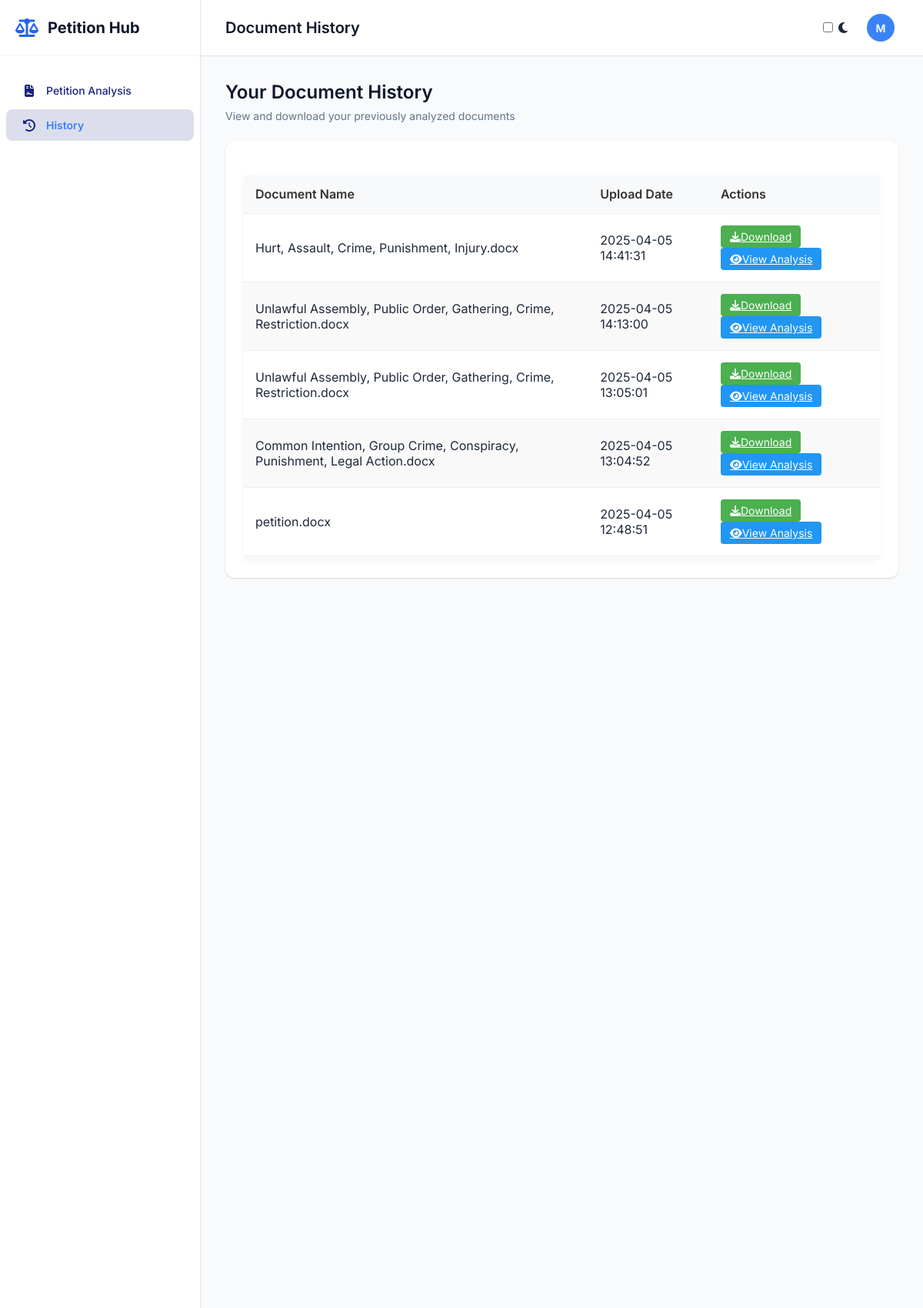
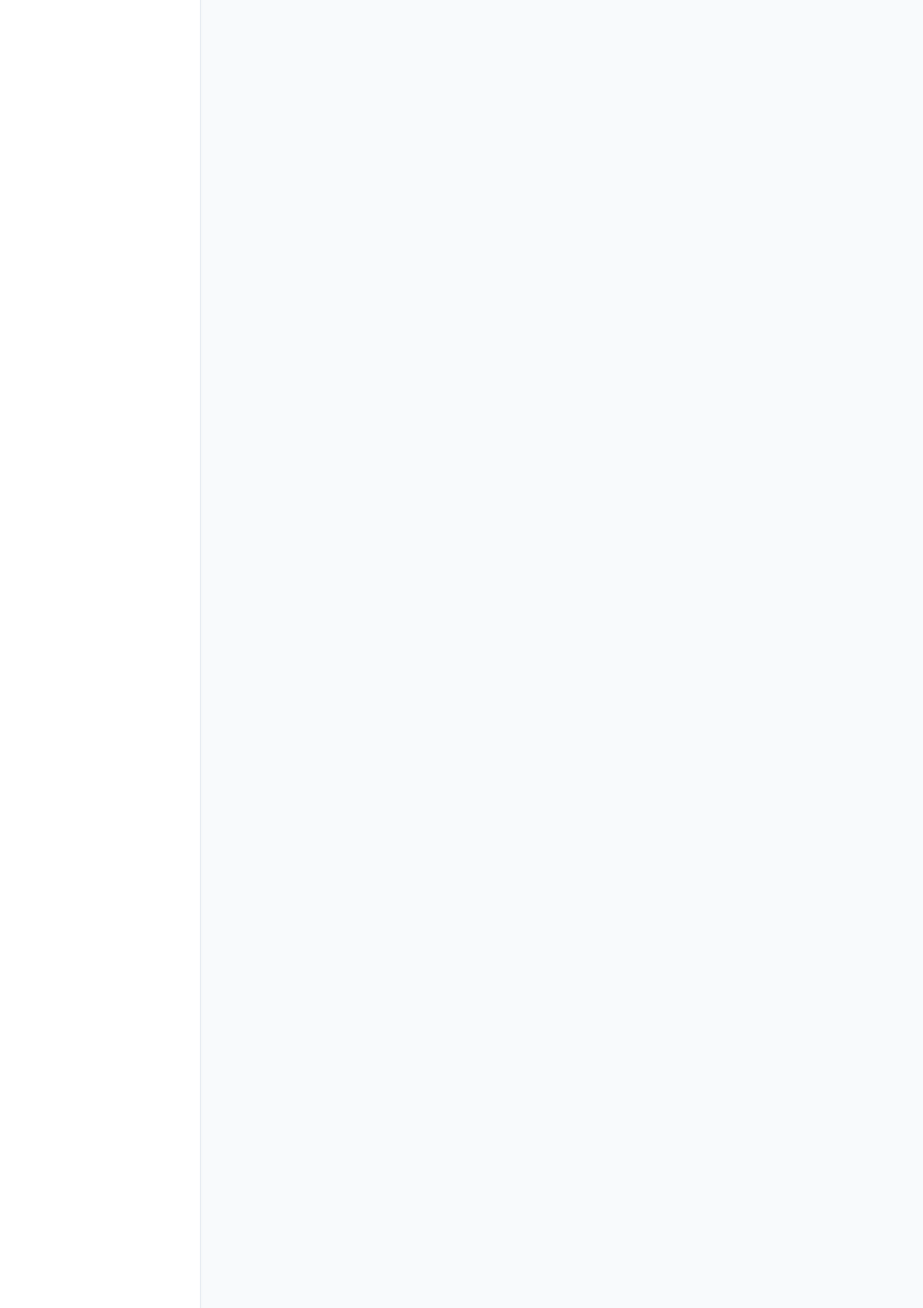
Screenshot of /history (signed in, upper part) with the database file from the repository (2 pictures, top to bottom).
### tables this page shows
CREATE TABLE document_history (
                        doc_id TEXT PRIMARY KEY,
                        user_id INTEGER NOT NULL,
                        filename TEXT NOT NULL,
                        original_filename TEXT NOT NULL,
                        upload_date TIMESTAMP NOT NULL,
                        analysis_results TEXT,
                        file_path TEXT NOT NULL,
                        FOREIGN KEY (user_id) REFERENCES users (user_id)
                    );

### app.py (the view)
@app.route('/history')
def history():
    if 'username' not in session:
        return redirect(url_for('login'))
    documents = get_user_documents(session['username'])
    return render_template('history.html', username=session['username'], documents=documents)

### db_connection.py (called while the page is built)
def create_connection(db_file):
    os.makedirs(os.path.dirname(db_file), exist_ok=True)
    conn = None
    try:
        conn = sqlite3.connect(db_file)
        return conn
    except sqlite3.Error as e:
        print(f"Database connection error: {e}")
    return conn

def get_user_id(username):
    db_path = os.path.join(os.path.dirname(__file__), 'database.db')
    conn = create_connection(db_path)
    if conn is None:
        print("Failed to create database connection.")
        return None
    with conn:
        cur = conn.cursor()
        cur.execute("SELECT user_id FROM users WHERE username=?", (username,))
        result = cur.fetchone()
        return result[0] if result else None

def get_user_documents(username):
    user_id = get_user_id(username)
    if not user_id:
        return []
    db_path = os.path.join(os.path.dirname(__file__), 'database.db')
    conn = create_connection(db_path)
    if conn is None:
        print("Failed to create database connection.")
        return []
    with conn:
        cur = conn.cursor()
        cur.execute(
            "SELECT doc_id, original_filename, upload_date, file_path FROM document_history WHERE user_id=? ORDER BY upload_date DESC",
            (user_id,)
        )
        return cur.fetchall()

### templates/history.html (shortened to what this page needs)
<!DOCTYPE html>
<html lang="en">
<head>
    <link rel="stylesheet" href="{{ url_for('static', filename='style.css') }}">
    <link rel="stylesheet" href="https://cdnjs.cloudflare.com/ajax/libs/font-awesome/6.4.0/css/all.min.css">
</head>
<body class="home-body">
    <div class="app-container">
        <aside class="sidebar">
            <div class="sidebar-header">
                <div class="logo">
                    <i class="fas fa-scale-balanced"></i>
                    <span>Petition Hub</span>
                </div>
            </div>
            <nav class="sidebar-nav">
                <ul>
                    <li><a href="{{ url_for('home') }}"><i class="fas fa-file-contract"></i> Petition Analysis</a></li>
                    <li class="active"><a href="{{ url_for('history') }}"><i class="fas fa-history"></i> History</a></li>
                </ul>
            </nav>
        </aside>
        <main class="main-content">
            <header class="top-header">
                <div class="page-title">
                    <h1>Document History</h1>
                </div>
                <div class="user-profile">
                    <div class="theme-switch">
                        <input type="checkbox" id="theme-toggle">
                        <label for="theme-toggle">
                            <i class="fas fa-moon"></i>
                        </label>
                    </div>
                    <div class="user-info" onclick="toggleProfilePopup()">
                        <div class="avatar">
                            <span>{{ username[0] | upper }}</span>
                        </div>
                    </div>
                </div>
            </header>
            <div class="dashboard">
                <div class="dashboard-header">
                    <h2>Your Document History</h2>
                    <p>View and download your previously analyzed documents</p>
                </div>
                <div class="card">
                    <div class="card-content">
                        {% if documents and documents|length > 0 %}
                        <div class="table-container">
                            <table class="history-table">
                                <thead>
                                    <tr>
                                        <th>Document Name</th>
                                        <th>Upload Date</th>
                                        <th>Actions</th>
                                    </tr>
                                </thead>
                                <tbody>
                                    {% for doc in documents %}
                                    <tr>
                                        <td>{{ doc[1] }}</td>
                                        <td>{{ doc[2] }}</td>
                                        <td>
                                            <a href="{{ url_for('download_document', doc_id=doc[0]) }}" class="action-btn download-btn">
                                                <i class="fas fa-download"></i> Download
                                            </a>
                                            <a href="{{ url_for('view_analysis', doc_id=doc[0]) }}" class="action-btn view-btn">
                                                <i class="fas fa-eye"></i> View Analysis
                                            </a>
                                        </td>
                                    </tr>
                                    {% endfor %}
                                </tbody>
                            </table>
                        </div>
                        {% endif %}
                    </div>
                </div>
            </div>
        </main>
    </div>
</body>
</html>

### static/style.css (style rules this page uses)
body { font-family: 'Inter', 'Segoe UI', 'Roboto', sans-serif; background: linear-gradient(135deg, #f5f7fa 0%, #c3cfe2 100%); margin: 0; padding: 0; display: flex; justify-content: center; align-items: center; min-height: 100vh; color: #333; }
h1 { color: #333; font-size: 28px; margin-bottom: 20px; }
body { font-family: Arial, sans-serif; }
.home-body { display: block; background: #f8fafc; min-height: 100vh; margin: 0; padding: 0; font-family: 'Inter', sans-serif; color: #1e293b; }
.app-container { display: flex; width: 100%; height: 100vh; overflow: hidden; }
.sidebar { width: 260px; background: #ffffff; border-right: 1px solid #e2e8f0; display: flex; flex-direction: column; height: 100%; box-shadow: 0 1px 3px rgba(0, 0, 0, 0.05); z-index: 10; }
.sidebar-header { padding: 24px 20px; border-bottom: 1px solid #f1f5f9; }
.logo { display: flex; align-items: center; font-weight: 700; font-size: 20px; color: #0f172a; }
.logo i { font-size: 24px; margin-right: 12px; color: #2563eb; }
.sidebar-nav { flex: 1; padding: 20px 0; overflow-y: auto; }
.sidebar-nav ul { list-style: none; padding: 0; margin: 0; }
.sidebar-nav li { margin-bottom: 2px; }
.sidebar-nav a { display: flex; align-items: center; padding: 12px 20px; color: #64748b; text-decoration: none; font-weight: 500; font-size: 14px; border-radius: 6px; margin: 0 8px; transition: all 0.2s ease; }
.sidebar-nav a i { margin-right: 12px; font-size: 16px; width: 20px; text-align: center; }
.sidebar-nav li.active a { background: #eff6ff; color: #3b82f6; font-weight: 600; }
.main-content { flex: 1; display: flex; flex-direction: column; overflow: hidden; background: #f8fafc; }
.top-header { height: 72px; display: flex; align-items: center; justify-content: space-between; padding: 0 32px; background: #ffffff; border-bottom: 1px solid #e2e8f0; box-shadow: 0 1px 2px rgba(0, 0, 0, 0.03); }
.page-title h1 { font-size: 20px; font-weight: 600; color: #0f172a; margin: 0; }
.user-profile { display: flex; align-items: center; gap: 20px; }
.user-info { display: flex; align-items: center; gap: 12px; }
.avatar { width: 36px; height: 36px; background: #3b82f6; border-radius: 50%; display: flex; align-items: center; justify-content: center; color: white; font-weight: 600; font-size: 14px; }
.dashboard { flex: 1; padding: 32px; overflow-y: auto; }
.dashboard-header { margin-bottom: 24px; }
.dashboard-header h2 { font-size: 24px; font-weight: 600; color: #0f172a; margin: 0 0 8px 0; }
.dashboard-header p { font-size: 14px; color: #64748b; margin: 0; }
.card { background: #ffffff; border-radius: 12px; box-shadow: 0 1px 3px rgba(0, 0, 0, 0.05), 0 1px 2px rgba(0, 0, 0, 0.1); margin-bottom: 24px; overflow: hidden; transition: transform 0.2s ease, box-shadow 0.2s ease; }
.card-content { padding: 24px; }

### templates/history.html (style rules this page uses)
.table-container { max-height: 500px; overflow-y: auto; border-radius: 8px; box-shadow: 0 2px 10px rgba(0, 0, 0, 0.05); margin-top: 20px; }
.history-table { width: 100%; border-collapse: collapse; background-color: #fff; }
.history-table th, .history-table td { padding: 15px; text-align: left; border-bottom: 1px solid #eee; }
.history-table th { background-color: #f8f9fa; font-weight: 600; color: #333; position: sticky; top: 0; z-index: 1; }
.history-table tr:nth-child(even) { background-color: #f9f9f9; }
.action-btn { padding: 6px 12px; border-radius: 4px; font-size: 14px; margin-right: 5px; cursor: pointer; transition: all 0.2s; border: none; display: inline-flex; align-items: center; justify-content: center; }
.download-btn { background-color: #4CAF50; color: white; }
.view-btn { background-color: #2196F3; color: white; }
.user-info { cursor: pointer; display: flex; align-items: center; padding: 5px; border-radius: 20px; transition: background-color 0.3s; }
.sidebar-nav ul { list-style: none; padding: 0; margin: 0; }
.sidebar-nav a { display: flex; align-items: center; padding: 12px 20px; color: #1a237e; text-decoration: none; font-weight: 500; transition: background-color 0.3s; border-radius: 8px; margin: 4px 8px; }
.sidebar-nav a i { margin-right: 12px; color: #1a237e; }
.sidebar-nav li.active a { background-color: rgba(26, 35, 126, 0.15); font-weight: 600; }
.sidebar { background-color: #ffffff; }

### rows the page displays
document_history: original_filename "Hurt, Assault, Crime, Punishment, Injury.docx", upload_date "2025-04-05 14:41:31"
document_history: original_filename "Unlawful Assembly, Public Order, Gathering, Crime, Restriction.docx", upload_date "2025-04-05 14:13:00"
document_history: original_filename "Unlawful Assembly, Public Order, Gathering, Crime, Restriction.docx", upload_date "2025-04-05 13:05:01"
document_history: original_filename "Common Intention, Group Crime, Conspiracy, Punishment, Legal Action.docx", upload_date "2025-04-05 13:04:52"
document_history: original_filename "petition.docx", upload_date "2025-04-05 12:48:51"

### other values shown
{{ username[0] | upper }} "M"
